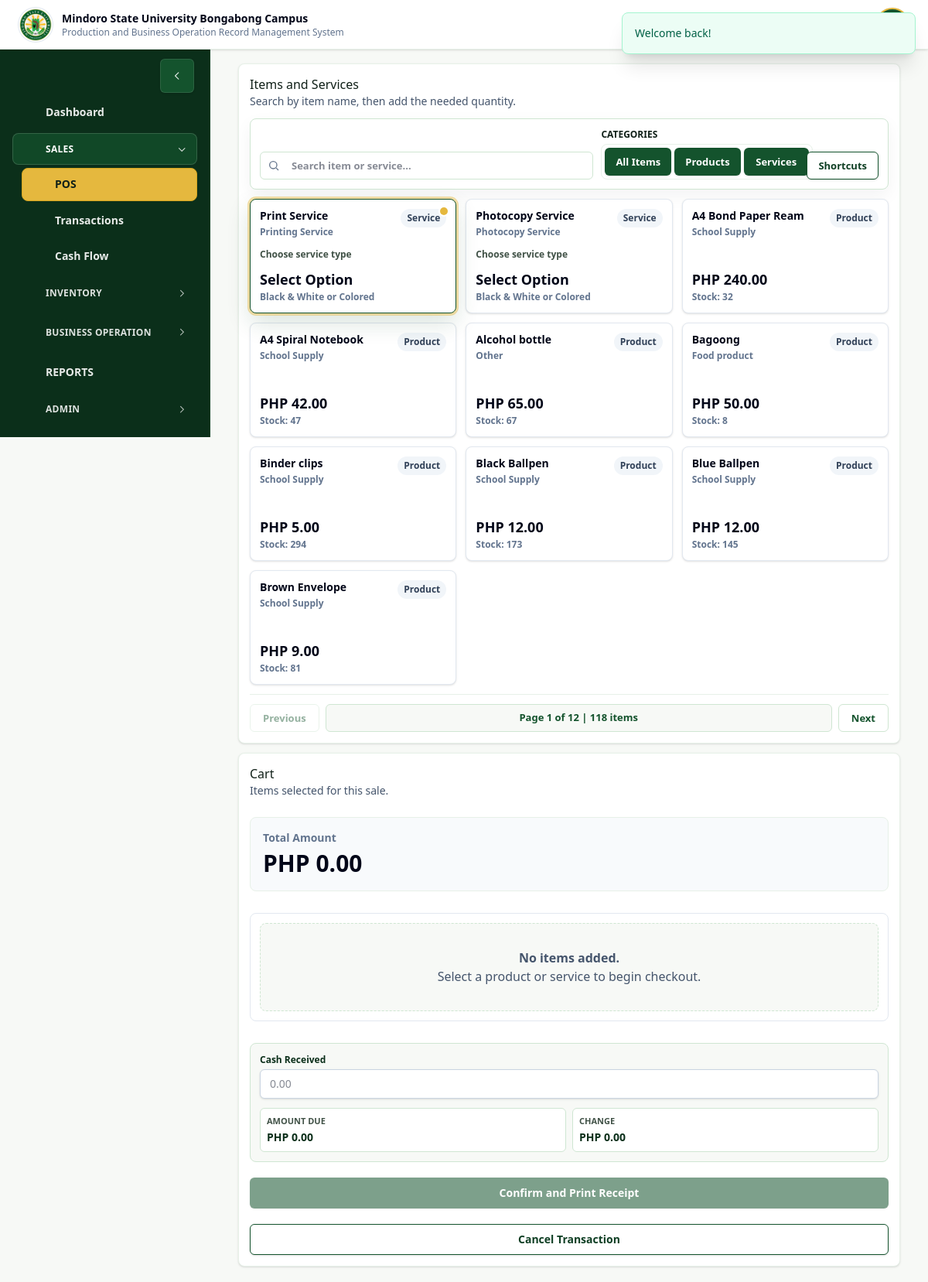
/sales.php (signed in), run on the app's committed database.
### tables this page shows
CREATE TABLE `users` (
  `id` int NOT NULL AUTO_INCREMENT,
  `username` varchar(50) NOT NULL,
  `password_hash` varchar(255) NOT NULL,
  `full_name` varchar(120) NOT NULL,
  `role` enum('admin','staff') NOT NULL DEFAULT 'staff',
  `status` enum('pending','approved','suspended') NOT NULL DEFAULT 'approved',
  `approved_by` int DEFAULT NULL,
  `approved_at` datetime DEFAULT NULL,
  `created_at` timestamp NULL DEFAULT CURRENT_TIMESTAMP,
  PRIMARY KEY (`id`),
  UNIQUE KEY `username` (`username`)
);

CREATE TABLE `products` (
  `id` int NOT NULL AUTO_INCREMENT,
  `sku` varchar(100) DEFAULT NULL,
  `name` varchar(150) NOT NULL,
  `unit` varchar(40) DEFAULT NULL,
  `category` enum('school_supply','id_supplies','id_services','printing','photocopy','other') NOT NULL DEFAULT 'school_supply',
  `category_name` varchar(120) DEFAULT NULL,
  `product_group` enum('product','igp','service') NOT NULL DEFAULT 'product',
  `type` enum('item','service') NOT NULL DEFAULT 'item',
  `product_type` enum('consumable','non_consumable') NOT NULL DEFAULT 'non_consumable',
  `cost_price` decimal(12,2) NOT NULL DEFAULT '0.00',
  `selling_price` decimal(12,2) NOT NULL DEFAULT '0.00',
  `stock_qty` int NOT NULL DEFAULT '0',
  `low_stock_threshold` int NOT NULL DEFAULT '5',
  `is_consumable` tinyint(1) NOT NULL DEFAULT '0',
  `requires_expiration` tinyint(1) NOT NULL DEFAULT '0',
  `is_active` tinyint(1) NOT NULL DEFAULT '1',
  `created_at` timestamp NULL DEFAULT CURRENT_TIMESTAMP,
  `updated_at` timestamp NULL DEFAULT CURRENT_TIMESTAMP ON UPDATE CURRENT_TIMESTAMP,
  PRIMARY KEY (`id`),
  UNIQUE KEY `sku` (`sku`),
  KEY `idx_products_active_name` (`is_active`,`name`),
  KEY `idx_products_active_category` (`is_active`,`category`),
  KEY `idx_products_active_group` (`is_active`,`product_group`),
  KEY `idx_products_active_sku` (`is_active`,`sku`),
  KEY `idx_products_category_name` (`category_name`)
);

### pages/sales.php (the view, shortened to what the rows shown need)
<?php
require dirname(__DIR__) . '/includes/bootstrap.php';
$user = require_login($pdo);
function pos_service_variant_match(array $product, array $skus, array $nameNeedles, string $category): bool
{
    $sku = strtoupper(trim((string) ($product['sku'] ?? '')));
    $name = strtolower(trim((string) ($product['name'] ?? '')));
    $productCategory = strtolower(trim((string) ($product['category'] ?? '')));
    if (in_array($sku, $skus, true)) {
        return true;
    }
    if ($productCategory !== $category) {
        return false;
    }
    return false;
}
function pos_find_service_variant(array $products, array $skus, array $nameNeedles, string $category): ?array
{
    foreach ($products as $product) {
        if (pos_service_variant_match($product, $skus, $nameNeedles, $category)) {
            return $product;
        }
    }
    return null;
}
$products = product_options($pdo);
$printBwProduct = pos_find_service_variant($products, ['SEED-PRINT-BW', 'PRINT-BW-PAPER'], ['black and white print', 'black white print'], 'printing');
$printColorProduct = pos_find_service_variant($products, ['SEED-PRINT-COLOR'], ['colored print', 'color print'], 'printing');
$photocopyBwProduct = pos_find_service_variant($products, ['SEED-PHOTO-BW', 'PHOTO-BW'], ['photocopy black', 'photocopy b w'], 'photocopy');
$photocopyColorProduct = pos_find_service_variant($products, ['SEED-PHOTO-COLOR', 'PHOTO-COLOR'], ['photocopy color', 'photocopy colored'], 'photocopy');
$combinedServiceProductIds = array_values(array_filter(array_map(
    static fn (?array $product): int => $product ? (int) $product['id'] : 0,
    [$printBwProduct, $printColorProduct, $photocopyBwProduct, $photocopyColorProduct]
)));
$displayProducts = array_values(array_filter(
    $products,
    static fn (array $product): bool => !in_array((int) $product['id'], $combinedServiceProductIds, true)
));
render_header('POS', $user);
?>
<div class="pos-workspace">
<section class="pos-layout">
    <div class="card pos-card">
        <div id="pos_grid" class="pos-list grid gap-3 [grid-template-columns:repeat(auto-fit,minmax(min(100%,14rem),1fr))]">
            <?php foreach ($displayProducts as $product): ?>
                <?php
                $isItem = $product['type'] === 'item';
                $stock = (int) ($product['sellable_stock_qty'] ?? $product['stock_qty']);
                $disabled = $isItem && $stock <= 0;
                $name = product_display_name($product);
                $sku = trim((string) ($product['sku'] ?? ''));
                $searchText = strtolower(trim($sku . ' ' . $name . ' ' . product_type_label((string) $product['type']) . ' ' . product_category_label((string) $product['category'], $product['category_name'] ?? null)));
                ?>
                <article
                    class="pos-option rounded-lg border border-slate-200 bg-white p-3 shadow-sm <?= $disabled ? 'is-disabled opacity-60' : '' ?>"
                    role="button"
                    tabindex="<?= $disabled ? '-1' : '0' ?>"
                    aria-disabled="<?= $disabled ? 'true' : 'false' ?>"
                    aria-label="Add <?= h($name) ?> to cart"
                    data-product-id="<?= (int) $product['id'] ?>"
                    data-name="<?= h($name) ?>"
                    data-price="<?= h((string) $product['selling_price']) ?>"
                    data-stock="<?= h((string) $stock) ?>"
                    data-type="<?= h((string) $product['type']) ?>"
                    data-group="<?= h((string) $product['product_group']) ?>"
                    data-search="<?= h($searchText) ?>"
                >
                    <div class="pos-card-top">
                        <div class="min-w-0">
                            <h3 class="truncate text-sm font-bold text-slate-950" title="<?= h($name) ?>"><?= h($name) ?></h3>
                            <p class="mt-1 text-xs text-slate-500"><?= h(product_category_label((string) $product['category'], $product['category_name'] ?? null)) ?></p>
                        </div>
                        <span class="status-pill <?= $isItem ? 'active' : 'pending' ?>"><?= h(product_type_label((string) $product['type'])) ?></span>
                    </div>
                    <div class="pos-card-footer">
                        <div>
                            <p class="text-lg font-bold text-slate-950"><?= h(money((float) $product['selling_price'])) ?></p>
                            <p class="mt-1 text-xs text-slate-500"><?= $isItem ? 'Stock: ' . h((string) $stock) : 'Service' ?></p>
                        </div>
                    </div>
                </article>
            <?php endforeach; ?>
        </div>
    </div>
</section>
</div>
<?php render_footer();

### components/layout.php (shortened to what the rows shown need)
<?php
function nav_icon(string $name): string
{
    $body = $paths[$name] ?? $paths['dashboard'];
    return '<svg class="nav-icon" aria-hidden="true" viewBox="0 0 24 24" fill="none" stroke="currentColor" stroke-width="2">' . $body . '</svg>';
}
function render_header(string $title, ?array $user = null): void
{
    $current = basename((string) ($_SERVER['PHP_SELF'] ?? ''));
    $pageName = strtolower(pathinfo($current, PATHINFO_FILENAME));
    $pageSlug = (string) preg_replace('/[^a-z0-9_-]+/', '-', $pageName);
    $bodyPageClass = 'page-' . ($pageSlug !== '' ? $pageSlug : 'index');
    $navItems = [
        ['href' => 'dashboard.php'],
        ['href' => 'sales.php'],
        ['href' => 'sales-reports.php'],
        ['href' => 'cashflow.php'],
        ['href' => 'products.php?section=products'],
        ['href' => 'products.php?section=services'],
        ['href' => 'products.php?section=stock'],
        ['href' => 'projects.php'],
        ['href' => 'projects.php?category=fishpond'],
        ['href' => 'projects.php?category=rental&rental_type=stall'],
        ['href' => 'proposals.php'],
        ['href' => 'reports.php'],
        ['href' => 'business-center.php', 'permission' => 'manage_business_center'],
        ['href' => 'users.php', 'permission' => 'manage_users'],
        ['href' => 'settings.php', 'permission' => 'manage_settings'],
        ['href' => 'security.php', 'permission' => 'view_security_logs'],
        ['href' => 'security.php?type=audit', 'permission' => 'view_security_logs'],
        ['href' => 'security.php?type=sessions', 'permission' => 'view_security_logs'],
        ['href' => 'security.php?type=login', 'permission' => 'view_security_logs'],
        ['href' => 'security.php?type=errors', 'permission' => 'view_security_logs'],
        ['href' => 'backup.php', 'permission' => 'manage_backups'],
    ];
    $visibleItems = [];
    foreach ($navItems as $item) {
        $visibleItems[] = $item;
    }
    $visibleHrefMap = [];
    foreach ($visibleItems as $item) {
        $visibleHrefMap[(string) $item['href']] = true;
    }
    $hrefMatchesCurrent = static function (string $href) use ($current): bool {
        $hrefPath = parse_url($href, PHP_URL_PATH) ?: $href;
        if ($current !== $hrefPath) {
            return false;
        }
        $hrefQueryString = (string) (parse_url($href, PHP_URL_QUERY) ?: '');
        parse_str($hrefQueryString, $hrefQuery);
        $currentQuery = $_GET;
        if ($hrefPath === 'security.php' && !isset($currentQuery['type'])) {
            $currentQuery['type'] = 'audit';
        }
        if ($hrefPath === 'products.php' && !isset($currentQuery['section'])) {
            $currentQuery['section'] = 'products';
        }
        if ($hrefQuery === []) {
            return $hrefPath !== 'projects.php' || (!isset($currentQuery['category']) && !isset($currentQuery['rental_type']));
        }
        $relevantCurrentQuery = array_intersect_key($currentQuery, $hrefQuery);
        return $relevantCurrentQuery == $hrefQuery && count($relevantCurrentQuery) === count($hrefQuery);
    };
    $navGroups = [
        ['key' => 'dashboard', 'label' => 'Dashboard', 'icon' => 'dashboard', 'collapsible' => false, 'items' => [
            ['href' => 'dashboard.php', 'label' => 'Dashboard', 'icon' => 'dashboard'],
        ]],
        ['key' => 'sales', 'label' => 'Sales', 'icon' => 'sales', 'collapsible' => true, 'items' => [
            ['href' => 'sales.php', 'label' => 'POS', 'icon' => 'pos'],
            ['href' => 'sales-reports.php', 'label' => 'Transactions', 'icon' => 'receipt'],
            ['href' => 'cashflow.php', 'label' => 'Cash Flow', 'icon' => 'wallet'],
        ]],
        ['key' => 'inventory', 'label' => 'Inventory', 'icon' => 'inventory', 'collapsible' => true, 'items' => [
            ['href' => 'products.php?section=products', 'label' => 'Products', 'icon' => 'inventory'],
            ['href' => 'products.php?section=services', 'label' => 'Services', 'icon' => 'receipt'],
            ['href' => 'products.php?section=stock', 'label' => 'Stock', 'icon' => 'records'],
        ]],
        ['key' => 'projects', 'label' => 'Business Operation', 'icon' => 'projects', 'collapsible' => true, 'items' => [
            ['href' => 'projects.php?view=add-project', 'label' => 'Add Projects', 'icon' => 'projects'],
            ['href' => 'projects.php?category=fishpond', 'label' => 'Fishpond', 'icon' => 'fishpond'],
            ['href' => 'projects.php?category=rental&rental_type=stall', 'label' => 'Rentals', 'icon' => 'rental'],
            ['href' => 'proposals.php', 'label' => 'Proposals', 'icon' => 'proposal'],
        ]],
        ['key' => 'records', 'label' => 'REPORTS', 'icon' => 'report', 'collapsible' => false, 'items' => [
            ['href' => 'reports.php', 'label' => 'REPORTS', 'icon' => 'report'],
        ]],
        ['key' => 'admin', 'label' => 'Admin', 'icon' => 'admin', 'collapsible' => true, 'items' => [
            ['href' => 'business-center.php', 'label' => 'Landing Content', 'icon' => 'landing'],
            ['href' => 'users.php', 'label' => 'Users', 'icon' => 'users'],
            ['href' => 'settings.php', 'label' => 'System Settings', 'icon' => 'admin'],
            ['href' => 'security.php', 'label' => 'Security Logs', 'icon' => 'security'],
            ['href' => 'backup.php', 'label' => 'Backup', 'icon' => 'backup'],
        ]],
    ];
    $visibleGroups = [];
    $activeGroup = '';
    foreach ($navGroups as $group) {
        $groupItems = [];
        foreach ($group['items'] as $item) {
            if (empty($visibleHrefMap[(string) $item['href']])) {
                continue;
            }
            $item['active'] = $hrefMatchesCurrent((string) $item['href']);
            if ($item['active']) {
                $activeGroup = (string) $group['key'];
            }
            $groupItems[] = $item;
        }
        $group['items'] = $groupItems;
        $group['active'] = $activeGroup === (string) $group['key'];
        $visibleGroups[] = $group;
    }
    echo '<!doctype html>';
    echo '<html lang="en">';
    echo '<head>';
    echo '<link rel="stylesheet" href="' . h(asset_url('assets/tailwind.css')) . '">';
    echo '<link rel="stylesheet" href="' . h(asset_url('assets/pos-receipt.css')) . '">';
    echo '<link rel="stylesheet" href="' . h(asset_url('assets/ui-overrides.css')) . '">';
    echo '</head>';
    echo '<body class="min-h-screen bg-brand-50 text-[#102018] antialiased ' . h($bodyPageClass) . '">';
    echo '<div class="min-h-screen">';
    if ($user) {
        echo '<div class="lg:flex lg:items-start">';
        $sidebarDefaultCollapsed = app_setting($GLOBALS['pdo'] ?? null, 'display.sidebar_default_state', 'expanded') === 'collapsed' ? '1' : '0';
        echo '<nav class="app-sidebar fixed bottom-0 left-0 right-0 top-16 z-30 border-b border-brand-900 bg-brand-900 px-4 py-3 text-white transition-all duration-300 ease-in-out lg:sticky lg:bottom-auto lg:right-auto lg:top-16 lg:h-[calc(100vh-4rem)] lg:shrink-0 lg:overflow-y-auto lg:border-b-0 lg:border-r lg:border-brand-800 lg:px-4 lg:py-3 -translate-x-full lg:translate-x-0" id="sidebar-nav" aria-label="Primary navigation" data-active-group="' . h($activeGroup) . '" data-default-collapsed="' . h($sidebarDefaultCollapsed) . '">';
        echo '<div class="sidebar-nav-list flex gap-2 overflow-x-auto pb-1 lg:block lg:space-y-1.5 lg:overflow-visible lg:pb-0">';
        foreach ($visibleGroups as $group) {
            $groupKey = (string) $group['key'];
            $groupLabel = (string) $group['label'];
            $submenuId = 'sidebar-group-' . preg_replace('/[^a-z0-9_-]+/', '-', $groupKey);
            $isOpen = !empty($group['active']);
            if (empty($group['collapsible'])) {
                $item = $group['items'][0];
                echo '<span class="inline-flex h-5 w-5 items-center justify-center">' . nav_icon((string) $item['icon']) . '</span>';
                continue;
            }
            echo '<section class="sidebar-group min-w-max lg:min-w-0" data-sidebar-group="' . h($groupKey) . '">';
            echo '<button class="sidebar-group-button has-sidebar-tooltip relative flex w-full items-center gap-2.5 rounded-lg px-3 py-2 text-left text-xs font-bold uppercase tracking-wide text-brand-100/85 transition hover:bg-white/10 hover:text-white focus:outline-none focus:ring-2 focus:ring-brand-400" type="button" aria-expanded="' . ($isOpen ? 'true' : 'false') . '" aria-controls="' . h($submenuId) . '" data-group-key="' . h($groupKey) . '" data-active-parent="' . ($isOpen ? 'true' : 'false') . '" aria-label="' . h($groupLabel) . '">';
            echo '<span class="inline-flex h-5 w-5 items-center justify-center">' . nav_icon((string) $group['icon']) . '</span>';
            echo '<span class="sidebar-label min-w-0 flex-1 truncate">' . h($groupLabel) . '</span>';
            echo '<svg class="sidebar-chevron" aria-hidden="true" viewBox="0 0 20 20" fill="currentColor"><path fill-rule="evenodd" d="M7.22 4.22a.75.75 0 0 1 1.06 0l5.25 5.25a.75.75 0 0 1 0 1.06l-5.25 5.25a.75.75 0 0 1-1.06-1.06L11.94 10 7.22 5.28a.75.75 0 0 1 0-1.06Z" clip-rule="evenodd"></path></svg>';
            echo '</button>';
            echo '</section>';
        }
        echo '</div>';
        echo '</nav>';
        echo '<main class="min-w-0 flex-1 px-3 py-5 sm:px-4 lg:px-5 xl:px-6 overflow-y-auto">';
        echo '<div class="w-full">';
    } else {
        echo '<div>';
        echo '<main class="min-w-0 px-4 py-5 sm:px-5 lg:px-6">';
        echo '<div>';
    }
}
function render_footer(): void
{
    echo '</div>';
    echo '</main>';
    echo '</div>';
    echo '</div>';
    echo '</body>';
    echo '</html>';
}

### data on the page
users: groupLabel "ADMIN"
products: name "A4 Bond Paper Ream", category+category_name "School Supply", type "Product", selling_price "PHP 240.00", stock "32"
products: name "A4 Spiral Notebook", category+category_name "School Supply", type "Product", selling_price "PHP 42.00", stock "47"
products: name "Alcohol bottle", category+category_name "Other", type "Product", selling_price "PHP 65.00", stock "67"
products: name "Bagoong", category_name "Food product", type "Product", selling_price "PHP 50.00", stock "8"
products: name "Binder clips", category+category_name "School Supply", type "Product", selling_price "PHP 5.00", stock "294"
products: name "Black Ballpen", category+category_name "School Supply", type "Product", selling_price "PHP 12.00", stock "173"
products: name "Blue Ballpen", category+category_name "School Supply", type "Product", selling_price "PHP 12.00", stock "145"
products: name "Brown Envelope", category+category_name "School Supply", type "Product", selling_price "PHP 9.00", stock "81"

### other printed values
$org['campus_display_name'] "Mindoro State University Bongabong Campus"
$org['system_name'] "Production and Business Operation Record Management System"
$item['label'] "Dashboard"
$groupLabel "SALES"
$item['label'] "POS"
$item['label'] "Transactions"
$item['label'] "Cash Flow"
$groupLabel "INVENTORY"
$groupLabel "BUSINESS OPERATION"
$item['label'] "REPORTS"
$serviceCard['title'] "Print Service"
$serviceCard['category'] "Printing Service"
$serviceCard['title'] "Photocopy Service"
$serviceCard['category'] "Photocopy Service"
